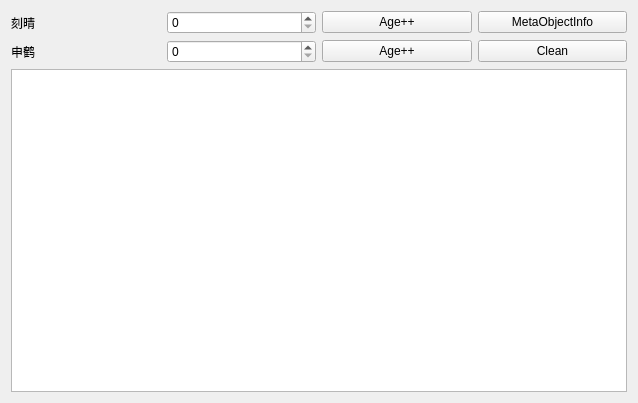
<?xml version="1.0" encoding="UTF-8"?>
<ui version="4.0">
 <class>QMYWidget</class>
 <widget class="QWidget" name="QMYWidget">
  <property name="geometry">
   <rect>
    <x>0</x>
    <y>0</y>
    <width>638</width>
    <height>403</height>
   </rect>
  </property>
  <property name="windowTitle">
   <string>QMYWidget</string>
  </property>
  <layout class="QVBoxLayout" name="verticalLayout">
   <item>
    <layout class="QHBoxLayout" name="horizontalLayout">
     <item>
      <widget class="QLabel" name="label1">
       <property name="text">
        <string>刻晴</string>
       </property>
      </widget>
     </item>
     <item>
      <widget class="QSpinBox" name="spinBox1"/>
     </item>
     <item>
      <widget class="QPushButton" name="btnAgeAdd1">
       <property name="text">
        <string>Age++</string>
       </property>
      </widget>
     </item>
     <item>
      <widget class="QPushButton" name="btnMetaInfo">
       <property name="text">
        <string>MetaObjectInfo</string>
       </property>
      </widget>
     </item>
    </layout>
   </item>
   <item>
    <layout class="QHBoxLayout" name="horizontalLayout_2">
     <item>
      <widget class="QLabel" name="label1_2">
       <property name="text">
        <string>申鹤</string>
       </property>
      </widget>
     </item>
     <item>
      <widget class="QSpinBox" name="spinBox2"/>
     </item>
     <item>
      <widget class="QPushButton" name="btnAgeAdd2">
       <property name="text">
        <string>Age++</string>
       </property>
      </widget>
     </item>
     <item>
      <widget class="QPushButton" name="btnClean">
       <property name="text">
        <string>Clean</string>
       </property>
      </widget>
     </item>
    </layout>
   </item>
   <item>
    <widget class="QPlainTextEdit" name="plainTextEdit"/>
   </item>
  </layout>
 </widget>
 <resources/>
 <connections>
  <connection>
   <sender>btnClean</sender>
   <signal>clicked()</signal>
   <receiver>plainTextEdit</receiver>
   <slot>clear()</slot>
   <hints>
    <hint type="sourcelabel">
     <x>531</x>
     <y>65</y>
    </hint>
    <hint type="destinationlabel">
     <x>497</x>
     <y>178</y>
    </hint>
   </hints>
  </connection>
 </connections>
</ui>
